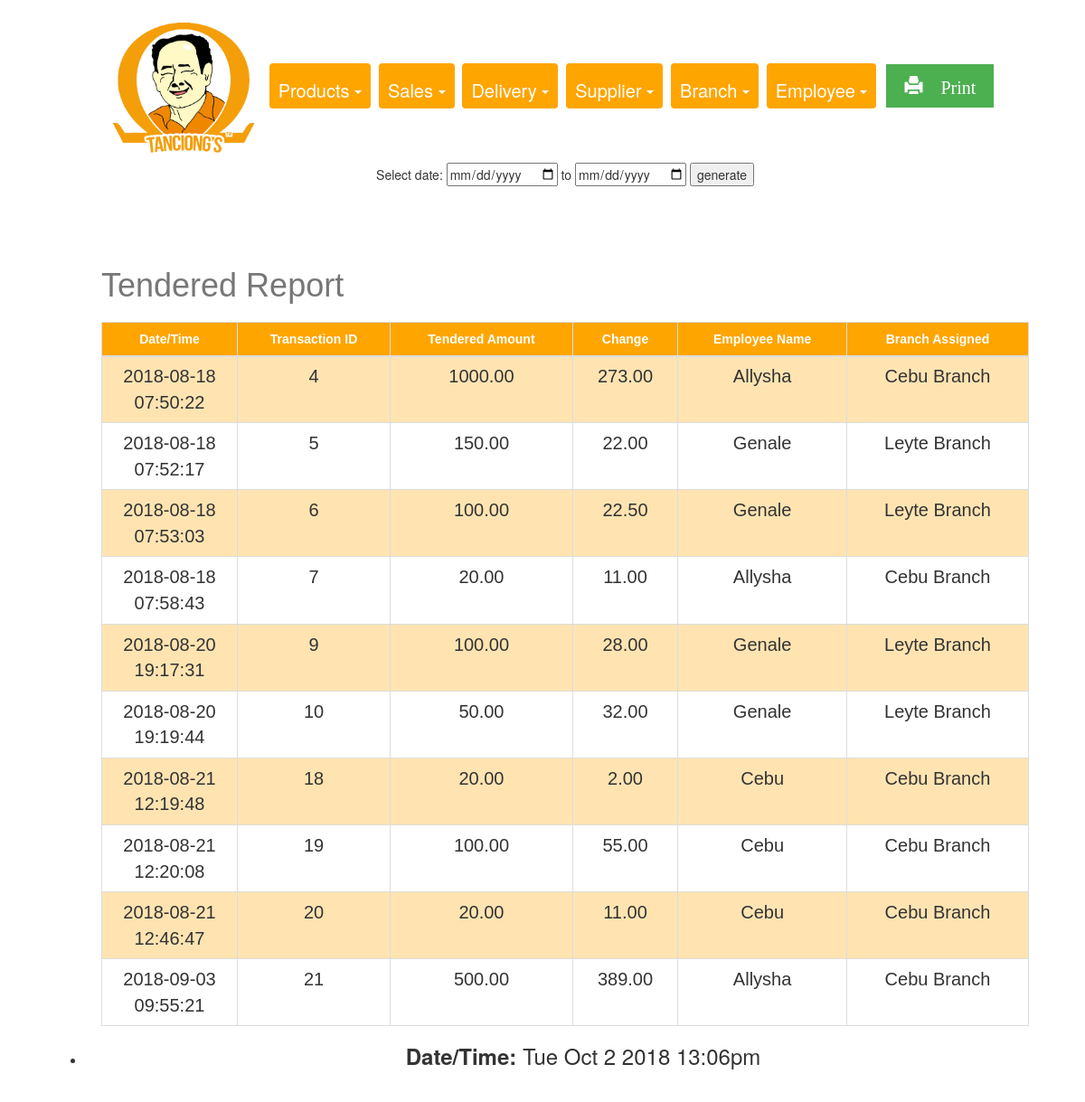
The app's page /Final_Tanciongs/REPORTS/tenderedReport1.php with its own data.
### tables this page shows
CREATE TABLE `transaction` (
  `transaction_id` int(11) NOT NULL,
  `transaction_datetime` datetime DEFAULT NULL,
  `employee_id` int(11) DEFAULT NULL,
  `transaction_grandtotal` float(255,2) DEFAULT NULL,
  `transaction_tender` float(255,2) DEFAULT NULL,
  `transaction_change` float(255,2) DEFAULT NULL
);

CREATE TABLE `employee` (
  `employee_id` int(11) NOT NULL,
  `employee_firstname` varchar(255) DEFAULT NULL,
  `employee_lastname` varchar(255) DEFAULT NULL,
  `username` varchar(255) DEFAULT NULL,
  `password` varchar(255) DEFAULT NULL,
  `employee_email` varchar(255) DEFAULT NULL,
  `employee_contactnumber` varchar(15) DEFAULT NULL,
  `employee_address` varchar(255) DEFAULT NULL,
  `branch_id` int(11) DEFAULT NULL,
  `isAdmin` tinyint(4) DEFAULT NULL,
  `deleteStatus` tinyint(4) DEFAULT NULL
);

CREATE TABLE `branch` (
  `branch_id` int(11) NOT NULL,
  `branch_name` varchar(50) DEFAULT NULL
);

### Final_Tanciongs/REPORTS/tenderedReport1.php (the view, shortened to what this page needs)
<!DOCTYPE html>
<html>
<head>
  <link rel="stylesheet" href="https://maxcdn.bootstrapcdn.com/bootstrap/3.3.7/css/bootstrap.min.css">
  <link rel="stylesheet" type="text/css" href="report.css">
</head>
<body>
<center>
<div class="container-fluid1">
<div class= "choices">
<img class="img1" src="pic.png">
<div class="btn-group">
  <a class="btn dropdown-toggle" data-toggle="dropdown">
   Products
    <span class="caret"></span>
  </a>
</div>
<div class="btn-group">
  <a class="btn dropdown-toggle" data-toggle="dropdown">
    Sales
    <span class="caret"></span>
  </a>
</div>
<div class="btn-group">
  <a class="btn dropdown-toggle" data-toggle="dropdown">
   Delivery
    <span class="caret"></span>
  </a>
</div>
<div class="btn-group">
  <a class="btn dropdown-toggle" data-toggle="dropdown">
   Supplier
    <span class="caret"></span>
  </a>
</div>
<div class="btn-group">
  <a class="btn dropdown-toggle" data-toggle="dropdown">
 Branch
    <span class="caret"></span>
  </a>
</div>
<div class="btn-group">
  <a class="btn dropdown-toggle" data-toggle="dropdown">
   Employee
    <span class="caret"></span>
  </a>
</div>
<div class="btn-group">
  <a class="button" href="tenderedPrint1.php"  target="_blank"><span class="glyphicon glyphicon-print"> Print</span>
  </a>
</div>
</div>
<div class="container">
<form action  = 'tenderedReport1.php' method="GET">
          Select date: <input type="date" name="startdate"
                        value="<?php if(isset($_GET['startdate'])) echo $_GET['startdate']; ?>"> to
            <input type="date" name="enddate"
                value="<?php if(isset($_GET['enddate'])) echo $_GET['enddate']; ?>">
            <input type="submit" value="generate" name="generate" >
            <div>
        </form>
          <center><table class='table'>
          <caption><h1>Tendered Report</h1></caption>
                                    <tr style='width: 100px;'>
                                        <th style='width: 150px;'>Date/Time</th>
                                       <th>Transaction ID</th>
                                        <th>Tendered Amount</th>
                                        <th>Change</th>
                                        <th>Employee Name</th>
                                         <th>Branch Assigned</th>
                                         </tr>
<tbody>
                <tr>
<?php
                    require_once 'connection.php'; ?>
                    <br><br><br>
                    <?php
                    if(isset($_GET['startdate']) && isset($_GET['enddate'])){
                    $sql = mysqli_query($conn, "SELECT  transaction.transaction_datetime, transaction.transaction_id, transaction.transaction_tender, transaction.transaction_change, employee.employee_id, employee.employee_firstname, branch.branch_id, branch.branch_name
                    FROM transaction, employee, branch
                    WHERE transaction.employee_id= employee.employee_id AND employee.branch_id = branch.branch_id
                    AND transaction.transaction_datetime >= '$_GET[startdate]'
            AND transaction.transaction_datetime <= '$_GET[enddate]'
                    ORDER BY transaction_datetime ASC");
                     }else {
                       $sql = mysqli_query($conn, "SELECT  transaction.transaction_datetime, transaction.transaction_id, transaction.transaction_tender, transaction.transaction_change, employee.employee_id, employee.employee_firstname, branch.branch_id, branch.branch_name
                    FROM transaction, employee, branch
                    WHERE transaction.employee_id= employee.employee_id AND employee.branch_id = branch.branch_id
                    ORDER BY transaction_datetime ASC");
}
                                while($row= mysqli_fetch_assoc($sql)){
                                    echo "<tr>";
                                        echo "<td> ", "<center>". $row['transaction_datetime'] . "</center>", "</td>";
                                        echo "<td> ","<center>". $row['transaction_id'] . "</center>","</td>";
                                        echo "<td> ", "<center>". $row['transaction_tender'] . "</center>","</td>";
                                        echo "<td>", "<center>". $row['transaction_change'] ."</center>", "</td>";
                                        echo "<td> ", "<center>". $row['employee_firstname'] . "</center>", "</td>";
                                        echo "<td> ", "<center>". $row['branch_name'] . "</center>", "</td>";
                      }
                    ?>
</center>
            <ul class=date1>
     <li><h3><b>Date/Time: </b><span id="date"></h3></li>
</ul>
</body>
</html>

### Final_Tanciongs/REPORTS/report.css (style rules this page uses)
body { padding-left: 20px; padding-bottom: 30px; padding-top: 0px; }
.container-fluid1 { padding: 5px 20px; padding-top: 10px; }
.btn-group { padding-left: 5px; padding-right: 0px; padding-top: 15px; padding-bottom:15px; }
.btn { background-color: orange; color: white; padding-top: 16px; padding-left: 16px; padding-right: 10px; font-size: 20px; border: none; padding-left: 10px; }
.img1 { width: 170px; }
.table { font-family: "Trebuchet MS", Arial, Helvetica, sans-serif; border-collapse: collapse; margin-left: auto; margin-right: auto; width: 90%; }
.table td, .table th { border: 1px solid #ddd; padding-left: 12px; padding-right: 12px; padding-bottom: 5px; padding-top:12px; font-size: 20px; }
.table tr:nth-child(even) { background-color: #ffe4b2; }
.table th { padding-top: 20px; padding-bottom: 20px; padding-right: 12px; padding-left: 12px; text-align: center; background-color:#ffa500; color: white; font-size: 14px; }
h1 { padding-top: 2px; padding-bottom: 2px; }
.button { background-color: #4CAF50; border: none; color: white; padding-top: 10px; padding-bottom: 10px; padding-right: 20px; padding-left: 20px; text-align: center; text-decoration: none; display: inline-block; font-size: 20px; margin: 4px 2px; cursor: pointer; }

### records on screen
transaction: transaction_datetime "2018-08-18 07:50:22", transaction_id "4", transaction_tender "1000.00", transaction_change "273.00", employee.employee_firstname "Allysha", branch.branch_name "Cebu Branch"
transaction: transaction_datetime "2018-08-18 07:52:17", transaction_id "5", transaction_tender "150.00", transaction_change "22.00", employee.employee_firstname "Genale", branch.branch_name "Leyte Branch"
transaction: transaction_datetime "2018-08-18 07:53:03", transaction_id "6", transaction_tender "100.00", transaction_change "22.50", employee.employee_firstname "Genale", branch.branch_name "Leyte Branch"
transaction: transaction_datetime "2018-08-18 07:58:43", transaction_id "7", transaction_tender "20.00", transaction_change "11.00", employee.employee_firstname "Allysha", branch.branch_name "Cebu Branch"
transaction: transaction_datetime "2018-08-20 19:17:31", transaction_id "9", transaction_tender "100.00", transaction_change "28.00", employee.employee_firstname "Genale", branch.branch_name "Leyte Branch"
transaction: transaction_datetime "2018-08-20 19:19:44", transaction_id "10", transaction_tender "50.00", transaction_change "32.00", employee.employee_firstname "Genale", branch.branch_name "Leyte Branch"
transaction: transaction_datetime "2018-08-21 12:19:48", transaction_id "18", transaction_tender "20.00", transaction_change "2.00", employee.employee_firstname "Cebu", branch.branch_name "Cebu Branch"
transaction: transaction_datetime "2018-08-21 12:20:08", transaction_id "19", transaction_tender "100.00", transaction_change "55.00", employee.employee_firstname "Cebu", branch.branch_name "Cebu Branch"
transaction: transaction_datetime "2018-08-21 12:46:47", transaction_id "20", transaction_tender "20.00", transaction_change "11.00", employee.employee_firstname "Cebu", branch.branch_name "Cebu Branch"
transaction: transaction_datetime "2018-09-03 09:55:21", transaction_id "21", transaction_tender "500.00", transaction_change "389.00", employee.employee_firstname "Allysha", branch.branch_name "Cebu Branch"
